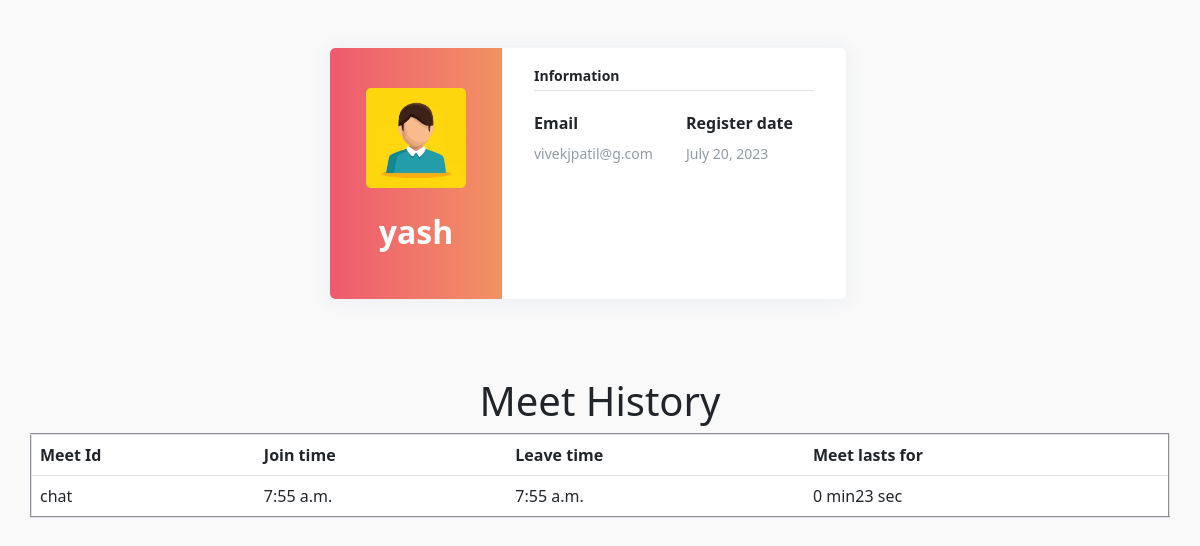
The page /user_info/yash on the database its author committed.
### vcall/models.py (models this page shows)
class users(models.Model):
    username = models.CharField(primary_key=True, max_length=100, default='')
    password = models.CharField(max_length=100, default='')
    first_name = models.CharField(max_length=100, default='')
    last_name = models.CharField(max_length=100, default='')
    email = models.EmailField(max_length=254, default='')
    date = models.DateField(auto_now=True)
    isactive = models.CharField(max_length=100,default='',blank=True)

class history(models.Model):
    user=models.ForeignKey(users,on_delete=models.CASCADE)
    meet_name=models.CharField(max_length=30,default='')
    date=models.DateField(auto_now=True)
    join_time=models.TimeField(null=True)
    leave_time=models.TimeField(null=True)
    total_time=models.CharField(default='',max_length=10)

### vcall/views.py (the view)
# urls.py: path('user_info/<username>',userInfo,name='user_info')
def userInfo(request, username):
    user = users.objects.get(username=username)
    if user is not None:
        h = history.objects.filter(user=user)
        return render(request, 'vcall/user_info.html', {'user': user, 'list': h})
    else:
        return render(request, 'vcall/user_info.html', {'error': 'error'})

### vcall/templates/vcall/user_info.html (shortened to what this page needs)
<!DOCTYPE html>
<html lang="en">
{% load static %}
<head>
    <link href="https://cdn.jsdelivr.net/npm/bootstrap@5.3.0/dist/css/bootstrap.min.css" rel="stylesheet">
</head>
<body>
    <div class="page-content " id="page-content">
        <div class="padding">
            <div class="row container d-flex justify-content-center">
                <div class="col-xl-6 col-md-12">
                    <div class="card user-card-full">
                        <div class="row m-l-0 m-r-0">
                            <div class="col-sm-4 bg-c-lite-green user-profile">
                                <div class="card-block text-center text-white">
                                    <div class="m-b-25">
                                        <img src="{% static 'vcall/images/human.jpg' %}" width="100px" class="img-radius"
                                            alt="User-Profile-Image">
                                    </div>
                                    <h2 class="f-w-600">{{user.username}}</h2>
                                </div>
                            </div>
                            <div class="col-sm-8">
                                <div class="card-block">
                                    <h6 class="m-b-20 p-b-5 b-b-default f-w-600">Information</h6>
                                    <div class="row">
                                        <div class="col-sm-6">
                                            <p class="m-b-10 f-w-600">Email</p>
                                            <h6 class="text-muted f-w-400">{{list.0.user.email}}</h6>
                                        </div>
                                        <div class="col-sm-6">
                                            <p class="m-b-10 f-w-600">Register date</p>
                                            <h6 class="text-muted f-w-400">{{list.0.user.date}}</h6>
                                        </div>
                                    </div>
                                    <ul class="social-link list-unstyled m-t-40 m-b-10">
                                        <li></li>
                                        <li></li>
                                        <li></li>
                                    </ul>
                                </div>
                            </div>
                        </div>
                    </div>
                </div>
            </div>
        </div>
    </div>
    <div class="container"><center><h1>Meet History</h1></center></div>
    <table border="2px" class="table container">
        <thead>
          <tr>
            <th scope="col">Meet Id</th>
            <th scope="col">Join time</th>
            <th scope="col">Leave time</th>
            <th scope="col">Meet lasts for</th>
          </tr>
        </thead>
        <tbody>
            {% for i in list %}
            <tr>
                <td>{{i.meet_name}}</td>
                <td>{{i.join_time}}</td>
                <td>{{i.leave_time}}</td>
                <td>{{i.total_time}}</td>
            </tr>
        {% endfor %}
        </tbody>
      </table>
</body>
</html>

### vcall/templates/vcall/user_info.html (style rules this page uses)
body { background-color: #f9f9fa }
.padding { padding: 3rem !important }
.user-card-full { overflow: hidden; }
.card { border-radius: 5px; -webkit-box-shadow: 0 1px 20px 0 rgba(69, 90, 100, 0.08); box-shadow: 0 1px 20px 0 rgba(69, 90, 100, 0.08); border: none; margin-bottom: 30px; }
.m-r-0 { margin-right: 0px; }
.m-l-0 { margin-left: 0px; }
.user-card-full .user-profile { border-radius: 5px 0 0 5px; }
.bg-c-lite-green { background: -webkit-gradient(linear, left top, right top, from(#f29263), to(#ee5a6f)); background: linear-gradient(to right, #ee5a6f, #f29263); }
.user-profile { padding: 20px 0; }
.card-block { padding: 1.25rem; }
.m-b-25 { margin-bottom: 25px; }
.img-radius { border-radius: 5px; }
h6 { font-size: 14px; }
.card .card-block p { line-height: 25px; }
.b-b-default { border-bottom: 1px solid #e0e0e0; }
.m-b-20 { margin-bottom: 20px; }
.p-b-5 { padding-bottom: 5px !important; }
.m-b-10 { margin-bottom: 10px; }
.text-muted { color: #919aa3 !important; }
.f-w-600 { font-weight: 600; }
.m-t-40 { margin-top: 20px; }
.user-card-full .social-link li { display: inline-block; }

### rows shown on the page
users: username "yash"
history: user.email "vivekjpatil@g.com", user.date "July 20, 2023", meet_name "chat", join_time "7:55 a.m.", leave_time "7:55 a.m.", total_time "0 min23 sec"
